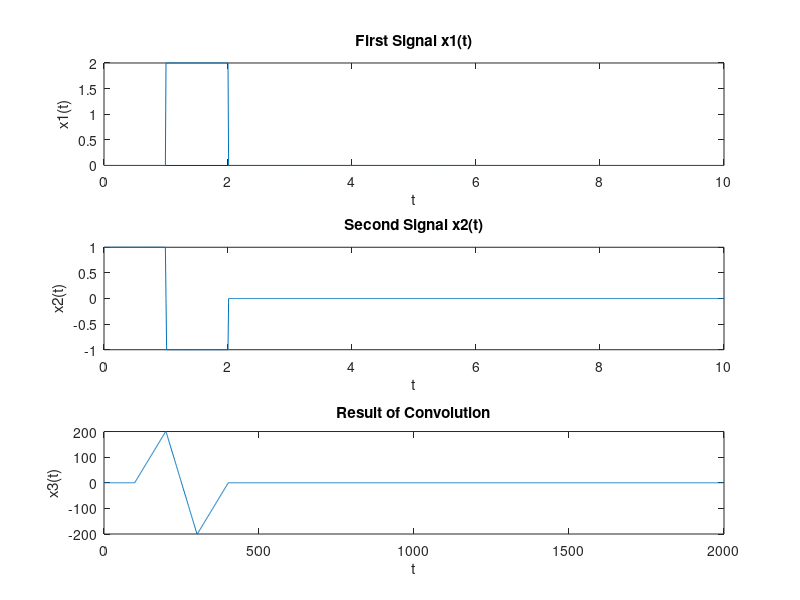

The MATLAB source for this figure:
close all;
clear all;
t = 0:0.01:10;
x1 = 2.*(t >= 1 & t <= 2);
xa = 1.*(t >= 0 & t <= 1);
xb = -1.*(t >= 1 & t <= 2);
x2 = xa + xb;
x3 = conv(x1, x2);
n3 = length(x3);
t1 = 0:1:n3-1;

subplot(3,1,1);
plot(t, x1);
xlabel('t');
ylabel('x1(t)');
title('First Signal x1(t)');

subplot(3,1,2);
plot(t, x2);
xlabel('t');
ylabel('x2(t)');
title('Second Signal x2(t)');

subplot(3,1,3);
plot(t1, x3);
xlabel('t');
ylabel('x3(t)');
title('Result of Convolution');